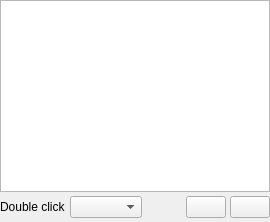
                     <widget class="QWidget" name="tabWidgetQPgHistory">
                      <attribute name="title">
                       <string>History</string>
                      </attribute>
                      <layout class="QVBoxLayout" name="verticalLayout_21">
                       <property name="spacing">
                        <number>4</number>
                       </property>
                       <property name="leftMargin">
                        <number>0</number>
                       </property>
                       <property name="topMargin">
                        <number>0</number>
                       </property>
                       <property name="rightMargin">
                        <number>0</number>
                       </property>
                       <property name="bottomMargin">
                        <number>4</number>
                       </property>
                       <item>
                        <widget class="QTableView" name="tableViewHistory">
                         <property name="contextMenuPolicy">
                          <enum>Qt::CustomContextMenu</enum>
                         </property>
                         <property name="alternatingRowColors">
                          <bool>true</bool>
                         </property>
                         <property name="selectionBehavior">
                          <enum>QAbstractItemView::SelectRows</enum>
                         </property>
                         <property name="sortingEnabled">
                          <bool>true</bool>
                         </property>
                         <property name="wordWrap">
                          <bool>false</bool>
                         </property>
                         <attribute name="horizontalHeaderMinimumSectionSize">
                          <number>10</number>
                         </attribute>
                         <attribute name="horizontalHeaderShowSortIndicator" stdset="0">
                          <bool>true</bool>
                         </attribute>
                         <attribute name="verticalHeaderHighlightSections">
                          <bool>false</bool>
                         </attribute>
                        </widget>
                       </item>
                       <item>
                        <layout class="QHBoxLayout" name="horizontalLayout_4">
                         <property name="topMargin">
                          <number>0</number>
                         </property>
                         <item>
                          <widget class="QLabel" name="label_2">
                           <property name="text">
                            <string>Double click</string>
                           </property>
                          </widget>
                         </item>
                         <item>
                          <widget class="QComboBox" name="comboBoxHistoryDblClick">
                           <property name="toolTip">
                            <string>Action to perform on double click</string>
                           </property>
                          </widget>
                         </item>
                         <item>
                          <spacer name="horizontalSpacer_20">
                           <property name="orientation">
                            <enum>Qt::Horizontal</enum>
                           </property>
                           <property name="sizeHint" stdset="0">
                            <size>
                             <width>40</width>
                             <height>20</height>
                            </size>
                           </property>
                          </spacer>
                         </item>
                         <item>
                          <widget class="QPushButton" name="pushButtonHistoryToQueue">
                           <property name="toolTip">
                            <string>Add currently selected song to singer's queue</string>
                           </property>
                           <property name="text">
                            <string/>
                           </property>
                           <property name="icon">
                            <iconset resource="resources.qrc">
                             <normaloff>:/theme/Icons/okjbreeze-dark/actions/22/media-playlist-append.svg</normaloff>:/theme/Icons/okjbreeze-dark/actions/22/media-playlist-append.svg</iconset>
                           </property>
                           <property name="iconSize">
                            <size>
                             <width>32</width>
                             <height>32</height>
                            </size>
                           </property>
                          </widget>
                         </item>
                         <item>
                          <widget class="QPushButton" name="pushButtonHistoryPlay">
                           <property name="toolTip">
                            <string>Play the currently selected song</string>
                           </property>
                           <property name="text">
                            <string/>
                           </property>
                           <property name="icon">
                            <iconset resource="resources.qrc">
                             <normaloff>:/theme/Icons/okjbreeze-dark/actions/22/media-playback-start.svg</normaloff>:/theme/Icons/okjbreeze-dark/actions/22/media-playback-start.svg</iconset>
                           </property>
                           <property name="iconSize">
                            <size>
                             <width>35</width>
                             <height>32</height>
                            </size>
                           </property>
                          </widget>
                         </item>
                        </layout>
                       </item>
                      </layout>
                     </widget>
